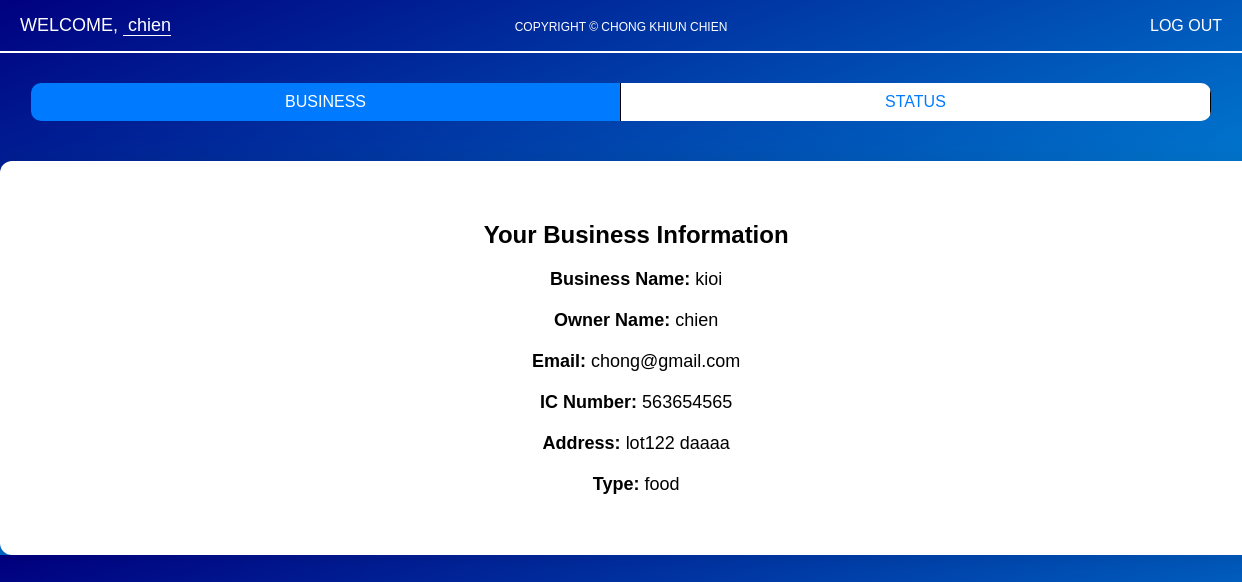
Page /userbussiness.php (signed in) on the committed database.
### tables this page shows
CREATE TABLE `businesses` (
  `id` int(11) NOT NULL,
  `user_id` int(11) NOT NULL,
  `business_name` varchar(255) NOT NULL,
  `name` varchar(255) NOT NULL,
  `email` varchar(255) NOT NULL,
  `ic_number` varchar(50) NOT NULL,
  `address` text NOT NULL,
  `type` varchar(100) NOT NULL
);

### userbussiness.php (the view, shortened to what this page needs)
<?php
$conn = new mysqli("localhost", "root", "", "project");
$user_id = $_SESSION['user']['id'];
$username = $_SESSION['user']['username'];
$sql = "SELECT * FROM businesses WHERE user_id = ?";
$stmt = $conn->prepare($sql);
$stmt->bind_param("i", $user_id);
$stmt->execute();
$result = $stmt->get_result();
?>
<!DOCTYPE html>
<html lang="en">
<head>
    <link rel="stylesheet" href="user.css">
</head>
<body>
    <header class="header">
        <div class="welcome">WELCOME, <span class="username"><?= htmlspecialchars($username) ?></span></div>
        <a href="logout.php" class="logout">LOG OUT</a>
    </header>
    <div class="button-container">
        <button class="btn-status active">BUSINESS</button>
        <button onclick="window.location.href='userstatus.php'" class="btn-status">STATUS</button>
    </div>
    <div class="content">
        <?php if ($result->num_rows > 0):
            $row = $result->fetch_assoc(); ?>
            <h2>Your Business Information</h2>
            <p><strong>Business Name:</strong> <?= htmlspecialchars($row['business_name']) ?></p>
            <p><strong>Owner Name:</strong> <?= htmlspecialchars($row['name']) ?></p>
            <p><strong>Email:</strong> <?= htmlspecialchars($row['email']) ?></p>
            <p><strong>IC Number:</strong> <?= htmlspecialchars($row['ic_number']) ?></p>
            <p><strong>Address:</strong> <?= htmlspecialchars($row['address']) ?></p>
            <p><strong>Type:</strong> <?= htmlspecialchars($row['type']) ?></p>
        <?php else: ?>
            <p>YOU DON'T HAVE ANY BUSINESS RIGHT NOW</p>
            <button onclick="window.location.href='registerbussness.php'" class="btn-register">REGISTER</button>
        <?php endif; ?>
    </div>
    <div class="copyright">
        COPYRIGHT &copy; CHONG KHIUN CHIEN
    </div>
</body>
</html>

### user.css (style rules this page uses)
body { margin: 0; padding: 0; background: rgb(0,0,128); background: linear-gradient(159deg, rgba(0,0,128,1) 0%, rgba(0,191,255,1) 100%); font-family: Arial, sans-serif; text-align: center; }
.header { display: flex; justify-content: space-between; align-items: center; padding: 15px 20px; border-bottom: 2px solid #ffffff; }
.welcome { font-size: 18px; color: #fff; }
.username { padding-left: 5px; border-bottom: 1px solid #fff; }
.logout { font-size: 16px; color: #fff; text-decoration: none; }
.button-container { display: flex; justify-content: center; margin-top: 30px; width: 95%; margin-left: auto; margin-right: auto; border-radius: 10px; overflow: hidden; }
.btn-business, .btn-status { padding: 40px 20px; font-size: 24px; border: none; cursor: pointer; flex: 1; }
.btn-business.active, .btn-status.active { background-color: #007bff; color: #fff; }
.content { margin-top: 40px; padding: 40px; background-color: #ffffff; width: 96%; max-width: 1380px; margin-left: auto; margin-right: auto; border-radius: 12px; overflow: hidden; text-align: center; box-shadow: 0 0 30px rgba(0, 0, 0, 0.1); }
.content p { margin: 20px 0; font-size: 18px; color: #000000; }
.copyright { position: absolute; top: 20px; left: 50%; transform: translateX(-50%); font-size: 12px; color: #ffffff; }
.content { overflow-x: auto; }
.btn-business, .btn-status { padding: 10px 20px; font-size: 16px; border: none; border-right: 1px solid #000; cursor: pointer; }
.btn-status { background-color: #fff; color: #007bff; }

### rows in the picture
businesses: business_name "kioi", name "chien", email "chong@gmail.com", ic_number "563654565", address "lot122 daaaa", type "food"

### other values in the picture
$username "chien"
